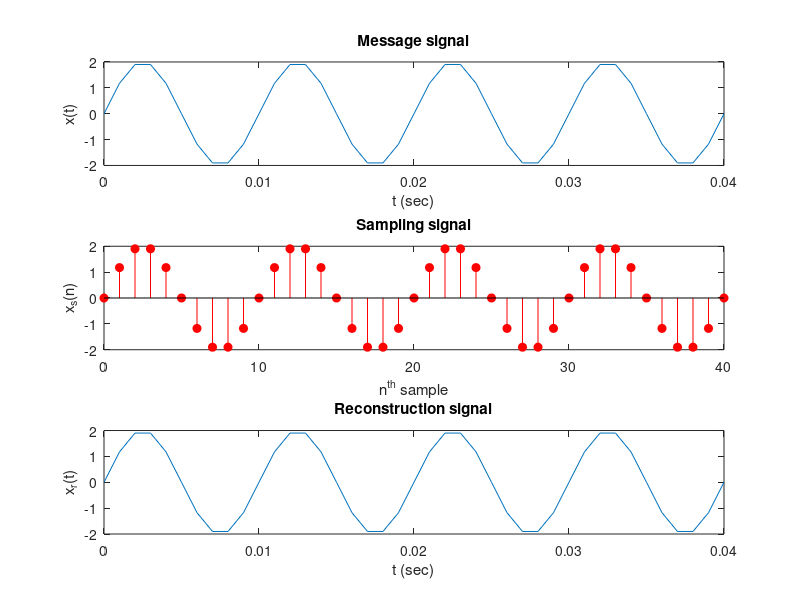

MATLAB code for this plot:
% Write Matlab program to study the sampling and reconstruction process.
fprintf('Demonstration of sampling and reconstruction signal');
mag=2;
fm=100;
tm=1/fm;
n_cycles=4;
t_time=n_cycles*tm;
t=0:0.001:t_time;
x=mag*sin(2*pi*fm*t);
subplot(3,1,1);
plot(t,x);
title('Message signal')
xlabel('t (sec)');
ylabel('x(t)');
%Sampling
num_points=1000;
T=1/num_points;
ts = 0:T:t_time;
ns = 0:length(ts)-1;
x_samples = mag*sin(2*pi*fm/num_points*ns);
subplot(3,1,2);
xaxis=0:1:(length(x_samples)-1);
stem(xaxis,x_samples,'filled','r');
title('Sampling signal')
xlabel('n^{th} sample');
ylabel('x_s(n)');
%Reconstruction
x_recon=0;
for k=0:length(x_samples)-1
l=k:-1:-(length(t)-1)+k;
x_recon=x_recon+x_samples(k+1)*sinc(l);
end
subplot(3,1,3);
plot(t,x_recon);
title('Reconstruction signal')
xlabel('t (sec)');
ylabel('x_r(t)');
